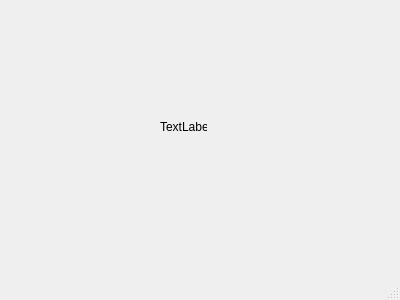
<?xml version="1.0" encoding="UTF-8"?>
<ui version="4.0">
 <class>MainWindow</class>
 <widget class="QMainWindow" name="MainWindow">
  <property name="geometry">
   <rect>
    <x>0</x>
    <y>0</y>
    <width>400</width>
    <height>300</height>
   </rect>
  </property>
  <property name="windowTitle">
   <string>MainWindow</string>
  </property>
  <widget class="QWidget" name="centralwidget">
   <widget class="QLabel" name="label">
    <property name="geometry">
     <rect>
      <x>160</x>
      <y>120</y>
      <width>47</width>
      <height>13</height>
     </rect>
    </property>
    <property name="text">
     <string>TextLabel</string>
    </property>
   </widget>
  </widget>
  <widget class="QMenuBar" name="menubar">
   <property name="geometry">
    <rect>
     <x>0</x>
     <y>0</y>
     <width>400</width>
     <height>21</height>
    </rect>
   </property>
  </widget>
  <widget class="QStatusBar" name="statusbar"/>
 </widget>
 <resources/>
 <connections/>
</ui>
